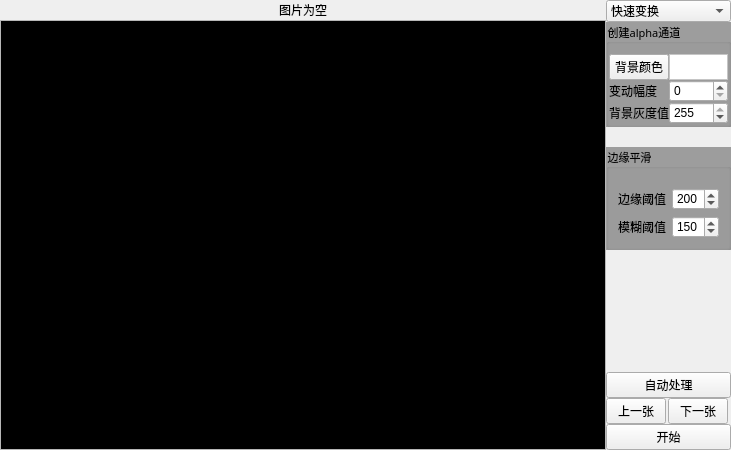
<?xml version="1.0" encoding="UTF-8"?>
<ui version="4.0">
 <class>BgTransparent</class>
 <widget class="QWidget" name="BgTransparent">
  <property name="geometry">
   <rect>
    <x>0</x>
    <y>0</y>
    <width>731</width>
    <height>450</height>
   </rect>
  </property>
  <property name="windowTitle">
   <string>BgTransparent</string>
  </property>
  <layout class="QGridLayout" name="gridLayout">
   <property name="leftMargin">
    <number>0</number>
   </property>
   <property name="topMargin">
    <number>0</number>
   </property>
   <property name="rightMargin">
    <number>0</number>
   </property>
   <property name="bottomMargin">
    <number>0</number>
   </property>
   <property name="spacing">
    <number>0</number>
   </property>
   <item row="0" column="2">
    <spacer name="horizontalSpacer">
     <property name="orientation">
      <enum>Qt::Horizontal</enum>
     </property>
     <property name="sizeHint" stdset="0">
      <size>
       <width>40</width>
       <height>20</height>
      </size>
     </property>
    </spacer>
   </item>
   <item row="0" column="1">
    <widget class="QLabel" name="l_imageState">
     <property name="text">
      <string>图片为空</string>
     </property>
    </widget>
   </item>
   <item row="0" column="0">
    <spacer name="horizontalSpacer_2">
     <property name="orientation">
      <enum>Qt::Horizontal</enum>
     </property>
     <property name="sizeHint" stdset="0">
      <size>
       <width>40</width>
       <height>20</height>
      </size>
     </property>
    </spacer>
   </item>
   <item row="1" column="0" colspan="3">
    <widget class="QFrame" name="frame">
     <property name="sizePolicy">
      <sizepolicy hsizetype="Expanding" vsizetype="Expanding">
       <horstretch>0</horstretch>
       <verstretch>0</verstretch>
      </sizepolicy>
     </property>
     <property name="frameShape">
      <enum>QFrame::StyledPanel</enum>
     </property>
     <property name="frameShadow">
      <enum>QFrame::Raised</enum>
     </property>
     <layout class="QHBoxLayout" name="horizontalLayout">
      <property name="spacing">
       <number>0</number>
      </property>
      <property name="leftMargin">
       <number>0</number>
      </property>
      <property name="topMargin">
       <number>0</number>
      </property>
      <property name="rightMargin">
       <number>0</number>
      </property>
      <property name="bottomMargin">
       <number>0</number>
      </property>
      <item>
       <widget class="QLabel" name="imageLabel">
        <property name="styleSheet">
         <string notr="true">background-color:rgb(0, 0, 0)</string>
        </property>
        <property name="text">
         <string/>
        </property>
        <property name="alignment">
         <set>Qt::AlignCenter</set>
        </property>
       </widget>
      </item>
     </layout>
    </widget>
   </item>
   <item row="0" column="3" rowspan="3">
    <layout class="QGridLayout" name="gridLayout_2">
     <item row="4" column="0" colspan="2">
      <spacer name="verticalSpacer_2">
       <property name="orientation">
        <enum>Qt::Vertical</enum>
       </property>
       <property name="sizeType">
        <enum>QSizePolicy::Preferred</enum>
       </property>
       <property name="sizeHint" stdset="0">
        <size>
         <width>20</width>
         <height>20</height>
        </size>
       </property>
      </spacer>
     </item>
     <item row="3" column="0" colspan="2">
      <widget class="QGroupBox" name="groupBox">
       <property name="font">
        <font>
         <family>微软雅黑</family>
         <pointsize>8</pointsize>
        </font>
       </property>
       <property name="styleSheet">
        <string notr="true">QGroupBox#groupBox{background-color:rgb(157, 157, 157)}</string>
       </property>
       <property name="title">
        <string>创建alpha通道</string>
       </property>
       <layout class="QGridLayout" name="gridLayout_4">
        <property name="leftMargin">
         <number>0</number>
        </property>
        <property name="topMargin">
         <number>0</number>
        </property>
        <property name="rightMargin">
         <number>0</number>
        </property>
        <property name="bottomMargin">
         <number>0</number>
        </property>
        <property name="spacing">
         <number>0</number>
        </property>
        <item row="1" column="1">
         <widget class="QFrame" name="f_bgColor">
          <property name="palette">
           <palette>
            <active>
             <colorrole role="WindowText">
              <brush brushstyle="SolidPattern">
               <color alpha="255">
                <red>0</red>
                <green>0</green>
                <blue>0</blue>
               </color>
              </brush>
             </colorrole>
             <colorrole role="Button">
              <brush brushstyle="SolidPattern">
               <color alpha="255">
                <red>255</red>
                <green>255</green>
                <blue>255</blue>
               </color>
              </brush>
             </colorrole>
             <colorrole role="Light">
              <brush brushstyle="SolidPattern">
               <color alpha="255">
                <red>255</red>
                <green>255</green>
                <blue>255</blue>
               </color>
              </brush>
             </colorrole>
             <colorrole role="Midlight">
              <brush brushstyle="SolidPattern">
               <color alpha="255">
                <red>255</red>
                <green>255</green>
                <blue>255</blue>
               </color>
              </brush>
             </colorrole>
             <colorrole role="Dark">
              <brush brushstyle="SolidPattern">
               <color alpha="255">
                <red>127</red>
                <green>127</green>
                <blue>127</blue>
               </color>
              </brush>
             </colorrole>
             <colorrole role="Mid">
              <brush brushstyle="SolidPattern">
               <color alpha="255">
                <red>170</red>
                <green>170</green>
                <blue>170</blue>
               </color>
              </brush>
             </colorrole>
             <colorrole role="Text">
              <brush brushstyle="SolidPattern">
               <color alpha="255">
                <red>0</red>
                <green>0</green>
                <blue>0</blue>
               </color>
              </brush>
             </colorrole>
             <colorrole role="BrightText">
              <brush brushstyle="SolidPattern">
               <color alpha="255">
                <red>255</red>
                <green>255</green>
                <blue>255</blue>
               </color>
              </brush>
             </colorrole>
             <colorrole role="ButtonText">
              <brush brushstyle="SolidPattern">
               <color alpha="255">
                <red>0</red>
                <green>0</green>
                <blue>0</blue>
               </color>
              </brush>
             </colorrole>
             <colorrole role="Base">
              <brush brushstyle="SolidPattern">
               <color alpha="255">
                <red>255</red>
                <green>255</green>
                <blue>255</blue>
               </color>
              </brush>
             </colorrole>
             <colorrole role="Window">
              <brush brushstyle="SolidPattern">
               <color alpha="255">
                <red>255</red>
                <green>255</green>
                <blue>255</blue>
               </color>
              </brush>
             </colorrole>
             <colorrole role="Shadow">
              <brush brushstyle="SolidPattern">
               <color alpha="255">
                <red>0</red>
                <green>0</green>
                <blue>0</blue>
               </color>
              </brush>
             </colorrole>
             <colorrole role="AlternateBase">
              <brush brushstyle="SolidPattern">
               <color alpha="255">
                <red>255</red>
                <green>255</green>
                <blue>255</blue>
               </color>
              </brush>
             </colorrole>
             <colorrole role="ToolTipBase">
              <brush brushstyle="SolidPattern">
               <color alpha="255">
                <red>255</red>
                <green>255</green>
                <blue>220</blue>
               </color>
              </brush>
             </colorrole>
             <colorrole role="ToolTipText">
              <brush brushstyle="SolidPattern">
               <color alpha="255">
                <red>0</red>
                <green>0</green>
                <blue>0</blue>
               </color>
              </brush>
             </colorrole>
            </active>
            <inactive>
             <colorrole role="WindowText">
              <brush brushstyle="SolidPattern">
               <color alpha="255">
                <red>0</red>
                <green>0</green>
                <blue>0</blue>
               </color>
              </brush>
             </colorrole>
             <colorrole role="Button">
              <brush brushstyle="SolidPattern">
               <color alpha="255">
                <red>255</red>
                <green>255</green>
                <blue>255</blue>
               </color>
              </brush>
             </colorrole>
             <colorrole role="Light">
              <brush brushstyle="SolidPattern">
               <color alpha="255">
                <red>255</red>
                <green>255</green>
                <blue>255</blue>
               </color>
              </brush>
             </colorrole>
             <colorrole role="Midlight">
              <brush brushstyle="SolidPattern">
               <color alpha="255">
                <red>255</red>
                <green>255</green>
                <blue>255</blue>
               </color>
              </brush>
             </colorrole>
             <colorrole role="Dark">
              <brush brushstyle="SolidPattern">
               <color alpha="255">
                <red>127</red>
                <green>127</green>
                <blue>127</blue>
               </color>
              </brush>
             </colorrole>
             <colorrole role="Mid">
              <brush brushstyle="SolidPattern">
               <color alpha="255">
                <red>170</red>
                <green>170</green>
                <blue>170</blue>
               </color>
              </brush>
             </colorrole>
             <colorrole role="Text">
              <brush brushstyle="SolidPattern">
               <color alpha="255">
                <red>0</red>
                <green>0</green>
                <blue>0</blue>
               </color>
              </brush>
             </colorrole>
             <colorrole role="BrightText">
              <brush brushstyle="SolidPattern">
               <color alpha="255">
                <red>255</red>
                <green>255</green>
                <blue>255</blue>
               </color>
              </brush>
             </colorrole>
             <colorrole role="ButtonText">
              <brush brushstyle="SolidPattern">
               <color alpha="255">
                <red>0</red>
                <green>0</green>
                <blue>0</blue>
               </color>
              </brush>
             </colorrole>
             <colorrole role="Base">
              <brush brushstyle="SolidPattern">
               <color alpha="255">
                <red>255</red>
                <green>255</green>
                <blue>255</blue>
               </color>
              </brush>
             </colorrole>
             <colorrole role="Window">
              <brush brushstyle="SolidPattern">
               <color alpha="255">
                <red>255</red>
                <green>255</green>
                <blue>255</blue>
               </color>
              </brush>
             </colorrole>
             <colorrole role="Shadow">
              <brush brushstyle="SolidPattern">
               <color alpha="255">
                <red>0</red>
                <green>0</green>
                <blue>0</blue>
               </color>
              </brush>
             </colorrole>
             <colorrole role="AlternateBase">
              <brush brushstyle="SolidPattern">
               <color alpha="255">
                <red>255</red>
                <green>255</green>
                <blue>255</blue>
               </color>
              </brush>
             </colorrole>
             <colorrole role="ToolTipBase">
              <brush brushstyle="SolidPattern">
               <color alpha="255">
                <red>255</red>
                <green>255</green>
                <blue>220</blue>
               </color>
              </brush>
             </colorrole>
             <colorrole role="ToolTipText">
              <brush brushstyle="SolidPattern">
               <color alpha="255">
                <red>0</red>
                <green>0</green>
                <blue>0</blue>
               </color>
              </brush>
             </colorrole>
            </inactive>
            <disabled>
             <colorrole role="WindowText">
              <brush brushstyle="SolidPattern">
               <color alpha="255">
                <red>127</red>
                <green>127</green>
                <blue>127</blue>
               </color>
              </brush>
             </colorrole>
             <colorrole role="Button">
              <brush brushstyle="SolidPattern">
               <color alpha="255">
                <red>255</red>
                <green>255</green>
                <blue>255</blue>
               </color>
              </brush>
             </colorrole>
             <colorrole role="Light">
              <brush brushstyle="SolidPattern">
               <color alpha="255">
                <red>255</red>
                <green>255</green>
                <blue>255</blue>
               </color>
              </brush>
             </colorrole>
             <colorrole role="Midlight">
              <brush brushstyle="SolidPattern">
               <color alpha="255">
                <red>255</red>
                <green>255</green>
                <blue>255</blue>
               </color>
              </brush>
             </colorrole>
             <colorrole role="Dark">
              <brush brushstyle="SolidPattern">
               <color alpha="255">
                <red>127</red>
                <green>127</green>
                <blue>127</blue>
               </color>
              </brush>
             </colorrole>
             <colorrole role="Mid">
              <brush brushstyle="SolidPattern">
               <color alpha="255">
                <red>170</red>
                <green>170</green>
                <blue>170</blue>
               </color>
              </brush>
             </colorrole>
             <colorrole role="Text">
              <brush brushstyle="SolidPattern">
               <color alpha="255">
                <red>127</red>
                <green>127</green>
                <blue>127</blue>
               </color>
              </brush>
             </colorrole>
             <colorrole role="BrightText">
              <brush brushstyle="SolidPattern">
               <color alpha="255">
                <red>255</red>
                <green>255</green>
                <blue>255</blue>
               </color>
              </brush>
             </colorrole>
             <colorrole role="ButtonText">
              <brush brushstyle="SolidPattern">
               <color alpha="255">
                <red>127</red>
                <green>127</green>
                <blue>127</blue>
               </color>
              </brush>
             </colorrole>
             <colorrole role="Base">
              <brush brushstyle="SolidPattern">
               <color alpha="255">
                <red>255</red>
                <green>255</green>
                <blue>255</blue>
               </color>
              </brush>
             </colorrole>
             <colorrole role="Window">
              <brush brushstyle="SolidPattern">
               <color alpha="255">
                <red>255</red>
                <green>255</green>
                <blue>255</blue>
               </color>
              </brush>
             </colorrole>
             <colorrole role="Shadow">
              <brush brushstyle="SolidPattern">
               <color alpha="255">
                <red>0</red>
                <green>0</green>
                <blue>0</blue>
               </color>
              </brush>
             </colorrole>
             <colorrole role="AlternateBase">
              <brush brushstyle="SolidPattern">
               <color alpha="255">
                <red>255</red>
                <green>255</green>
                <blue>255</blue>
               </color>
              </brush>
             </colorrole>
             <colorrole role="ToolTipBase">
              <brush brushstyle="SolidPattern">
               <color alpha="255">
                <red>255</red>
                <green>255</green>
                <blue>220</blue>
               </color>
              </brush>
             </colorrole>
             <colorrole role="ToolTipText">
              <brush brushstyle="SolidPattern">
               <color alpha="255">
                <red>0</red>
                <green>0</green>
                <blue>0</blue>
               </color>
              </brush>
             </colorrole>
            </disabled>
           </palette>
          </property>
          <property name="autoFillBackground">
           <bool>true</bool>
          </property>
          <property name="frameShape">
           <enum>QFrame::StyledPanel</enum>
          </property>
          <property name="frameShadow">
           <enum>QFrame::Raised</enum>
          </property>
         </widget>
        </item>
        <item row="2" column="1">
         <widget class="QSpinBox" name="sb_variations">
          <property name="maximum">
           <number>255</number>
          </property>
         </widget>
        </item>
        <item row="1" column="0">
         <widget class="QPushButton" name="pb_bgColor">
          <property name="maximumSize">
           <size>
            <width>60</width>
            <height>16777215</height>
           </size>
          </property>
          <property name="text">
           <string>背景颜色</string>
          </property>
         </widget>
        </item>
        <item row="2" column="0">
         <widget class="QLabel" name="label_4">
          <property name="text">
           <string>变动幅度</string>
          </property>
         </widget>
        </item>
        <item row="3" column="0">
         <widget class="QLabel" name="label">
          <property name="text">
           <string>背景灰度值</string>
          </property>
         </widget>
        </item>
        <item row="3" column="1">
         <widget class="QSpinBox" name="sb_bgGray">
          <property name="maximum">
           <number>255</number>
          </property>
          <property name="value">
           <number>255</number>
          </property>
         </widget>
        </item>
        <item row="0" column="0" colspan="2">
         <spacer name="verticalSpacer_3">
          <property name="orientation">
           <enum>Qt::Vertical</enum>
          </property>
          <property name="sizeType">
           <enum>QSizePolicy::Preferred</enum>
          </property>
          <property name="sizeHint" stdset="0">
           <size>
            <width>20</width>
            <height>10</height>
           </size>
          </property>
         </spacer>
        </item>
       </layout>
      </widget>
     </item>
     <item row="10" column="0">
      <widget class="QPushButton" name="pb_previousImage">
       <property name="maximumSize">
        <size>
         <width>60</width>
         <height>16777215</height>
        </size>
       </property>
       <property name="text">
        <string>上一张</string>
       </property>
      </widget>
     </item>
     <item row="9" column="0" colspan="2">
      <widget class="QPushButton" name="pb_autoProcess">
       <property name="text">
        <string>自动处理</string>
       </property>
      </widget>
     </item>
     <item row="11" column="0" colspan="2">
      <widget class="QPushButton" name="pb_transparent">
       <property name="text">
        <string>开始</string>
       </property>
      </widget>
     </item>
     <item row="8" column="0" colspan="2">
      <spacer name="verticalSpacer">
       <property name="orientation">
        <enum>Qt::Vertical</enum>
       </property>
       <property name="sizeHint" stdset="0">
        <size>
         <width>20</width>
         <height>40</height>
        </size>
       </property>
      </spacer>
     </item>
     <item row="10" column="1">
      <widget class="QPushButton" name="pb_nextImage">
       <property name="maximumSize">
        <size>
         <width>60</width>
         <height>16777215</height>
        </size>
       </property>
       <property name="text">
        <string>下一张</string>
       </property>
      </widget>
     </item>
     <item row="1" column="0" colspan="2">
      <widget class="QComboBox" name="transformCbB">
       <property name="minimumSize">
        <size>
         <width>75</width>
         <height>0</height>
        </size>
       </property>
       <item>
        <property name="text">
         <string>快速变换</string>
        </property>
       </item>
       <item>
        <property name="text">
         <string>平滑变换</string>
        </property>
       </item>
      </widget>
     </item>
     <item row="5" column="0" colspan="2">
      <widget class="QGroupBox" name="groupBox_2">
       <property name="font">
        <font>
         <family>微软雅黑</family>
         <pointsize>8</pointsize>
        </font>
       </property>
       <property name="styleSheet">
        <string notr="true">QGroupBox#groupBox_2{background-color:rgb(157, 157, 157)}</string>
       </property>
       <property name="title">
        <string>边缘平滑</string>
       </property>
       <layout class="QGridLayout" name="gridLayout_3">
        <item row="2" column="0">
         <widget class="QLabel" name="label_2">
          <property name="text">
           <string>边缘阈值</string>
          </property>
         </widget>
        </item>
        <item row="3" column="0">
         <widget class="QLabel" name="label_3">
          <property name="text">
           <string>模糊阈值</string>
          </property>
         </widget>
        </item>
        <item row="2" column="1">
         <widget class="QSpinBox" name="sb_edgeThreshold">
          <property name="maximum">
           <number>255</number>
          </property>
          <property name="value">
           <number>200</number>
          </property>
         </widget>
        </item>
        <item row="3" column="1">
         <widget class="QSpinBox" name="sb_blurThreshold">
          <property name="maximum">
           <number>255</number>
          </property>
          <property name="value">
           <number>150</number>
          </property>
         </widget>
        </item>
        <item row="0" column="0" colspan="2">
         <spacer name="verticalSpacer_4">
          <property name="orientation">
           <enum>Qt::Vertical</enum>
          </property>
          <property name="sizeType">
           <enum>QSizePolicy::Preferred</enum>
          </property>
          <property name="sizeHint" stdset="0">
           <size>
            <width>20</width>
            <height>10</height>
           </size>
          </property>
         </spacer>
        </item>
       </layout>
      </widget>
     </item>
    </layout>
   </item>
  </layout>
 </widget>
 <resources/>
 <connections/>
</ui>
